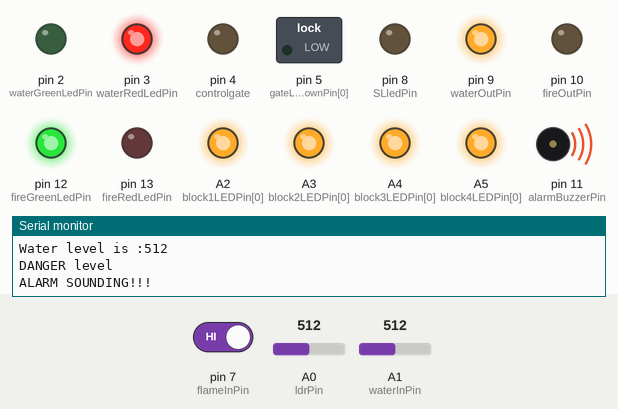
A sketch run on a simulated Arduino Uno, built with avr-gcc and run on an emulated ATmega328P. Parts: switched loads named in the sketch (green lamp = pin HIGH), output pins drawn as LEDs (lit = HIGH), buzzer (waves = sounding, pin HIGH), the last lines printed to the serial monitor. The inputs (shaded band) are chosen by the test bench; at power-on: A1 (waterInPin) = 512, A0 (ldrPin) = 512, pin 7 (flameInPin) HIGH.

Above: at 2.28 s.
2.3 s: A1 (waterInPin) set to 484
5.8 s: A1 (waterInPin) set to 460
At 6.19 s:
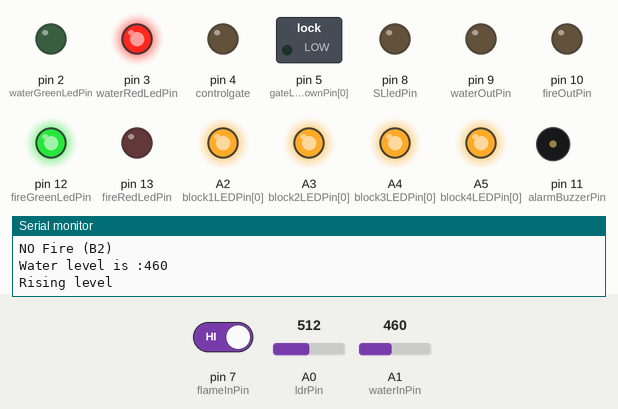
9.3 s: A0 (ldrPin) set to 75
12.8 s: A0 (ldrPin) set to 65
At 13.5 s:
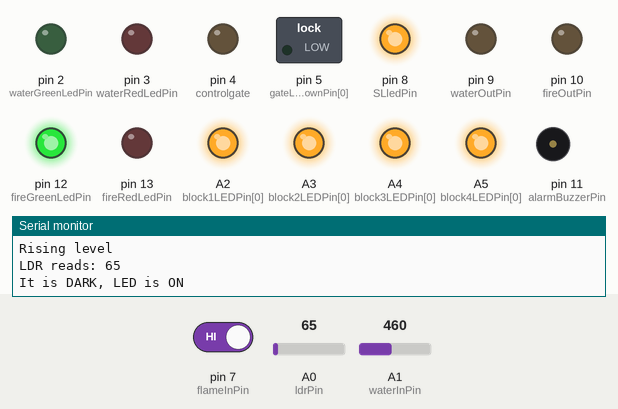
16.3 s: pin 7 (flameInPin) driven LOW
At 19.2 s:
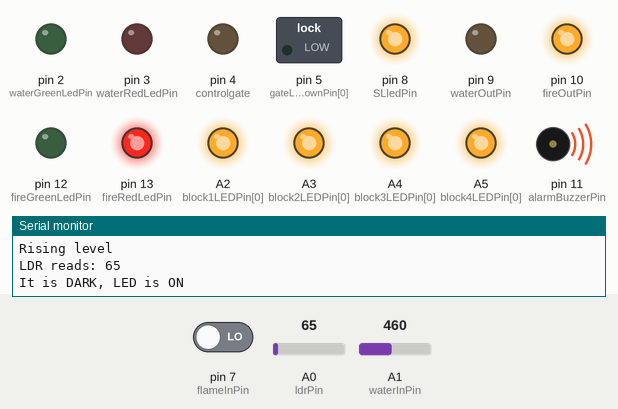
19.8 s: A1 (waterInPin) set to 0
At 21.6 s:
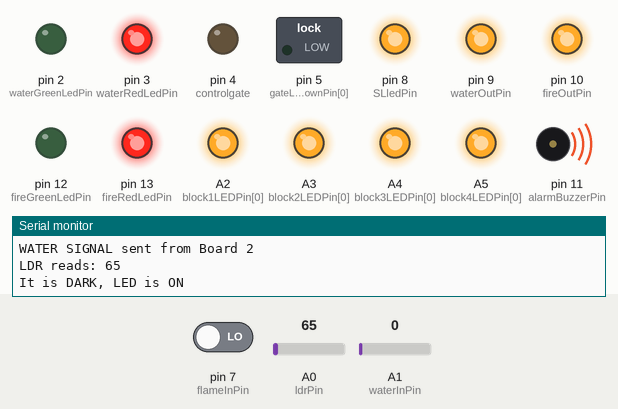
Timing chart, 0 to 24.3 s (numbered marks = the images above; inputs shaded):
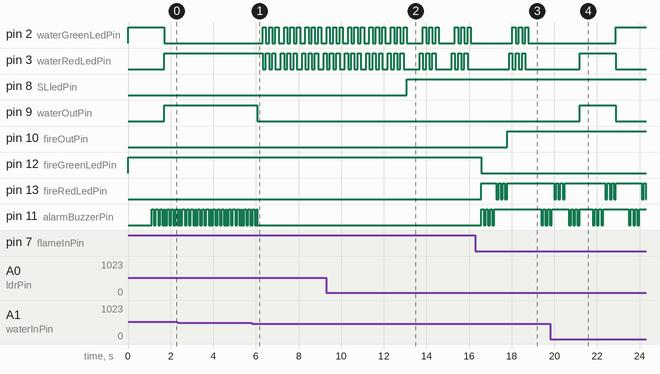

Measured:
- the behaviour switches between 470 and 469 on A1 (waterInPin) (found by bisection; images 0 and 1)
- the behaviour switches between 71 and 70 on A0 (ldrPin) (found by bisection; images 1 and 2)
- after the input at 5.8 s, pin 2 (waterGreenLedPin): LOW → HIGH after 0.52 s, then repeats every 1.0 s: 2 × (LOW 0.15 s, HIGH 0.15 s), LOW 0.25 s, HIGH 0.15 s; pin 3 (waterRedLedPin): HIGH → LOW after 0.52 s, then repeats every 1.0 s: HIGH 0.15 s, LOW 0.15 s, HIGH 0.15 s, LOW 0.25 s, HIGH 0.15 s, LOW 0.15 s
- after the input at 12.8 s, pin 8 (SLledPin): LOW → HIGH after 0.28 s
- after the input at 16.3 s, pin 10 (fireOutPin): LOW → HIGH after 1.5 s; pin 12 (fireGreenLedPin): HIGH → LOW after 0.28 s
- after the input at 19.8 s, pin 9 (waterOutPin): LOW → HIGH after 1.4 s, → LOW 1.7 s later
- by itself, pin 11 (alarmBuzzerPin): repeats every 0.72 s: HIGH 0.02 s, 3 × (LOW 0.10 s, HIGH 0.10 s), LOW 0.10 s

The sketch:

Board2_EnergyEmergency.ino
```cpp
#include <IRremote.h>

#define LDR_LOW_LIMIT 70

IRrecv IR(6);
const int controlgate = 4;
const int SLledPin = 8; // Street Light Led Pin
const int ldrPin = A0;

int ldrStatus = 0;
int ldr_mode = 1; // 1 - LDR mode (default) ;  0 - remote mode
int on_check = 0; // light check for remote switching on/off; default is 0 (off)

int gateLockdownPin[] = {5, 1}; // Gate lockdown pin
int block1LEDPin[] = {A2, 1}; // BLOCK 1 LEDs
int block2LEDPin[] = {A3, 1}; // BLOCK 2 LEDs
int block3LEDPin[] = {A4, 1}; // BLOCK 3 LEDs
int block4LEDPin[] = {A5, 1}; // BLOCK 4 LEDs

unsigned long smsThreshholdTime = 10000; // threshhold for non-stop SMS

const int flameInPin = 7;
const int fireOutPin = 10;

int isFlame = HIGH; // HIGH MEANS NO FIRE b
bool fireDetected = false;
bool firstFire = false; // for foolproofing
bool timeset = false;
unsigned long previousFireTime = 0;
unsigned long fireDetectedTime = 0;
bool smsSentFire = false;

const int waterInPin = A1;
const int waterOutPin = 9;
int waterLevel;

const int alarmBuzzerPin  = 11; // buzzer pin to Board 3
const int fireRedLedPin = 13; // red led for fire alarm
const int fireGreenLedPin = 12;
const int waterRedLedPin = 3; //for water alarm led
const int waterGreenLedPin = 2;

void setup() {
  // setting pin modes
  Serial.begin(9600);
  pinMode(ldrPin, INPUT);
  pinMode(waterInPin, INPUT);
  pinMode(flameInPin, INPUT);

  pinMode(gateLockdownPin[0], OUTPUT);
  pinMode(block1LEDPin[0], OUTPUT);
  pinMode(block2LEDPin[0], OUTPUT);
  pinMode(block3LEDPin[0], OUTPUT);
  pinMode(block4LEDPin[0], OUTPUT);

  pinMode(fireRedLedPin, OUTPUT);
  pinMode(fireGreenLedPin, OUTPUT);
  pinMode(waterRedLedPin, OUTPUT);
  pinMode(waterGreenLedPin, OUTPUT);
  pinMode(SLledPin, OUTPUT);

  pinMode(controlgate, OUTPUT);
  pinMode(alarmBuzzerPin , OUTPUT);
  pinMode(waterOutPin, OUTPUT);
  pinMode(fireOutPin, OUTPUT);

  // initializing ...
  digitalWrite(SLledPin, LOW);
  digitalWrite(fireRedLedPin, LOW);
  digitalWrite(fireGreenLedPin, HIGH);

  digitalWrite(waterRedLedPin, LOW);
  digitalWrite(waterGreenLedPin, HIGH);

  digitalWrite(controlgate, LOW);
  digitalWrite(alarmBuzzerPin , LOW);
  digitalWrite(waterOutPin, LOW);
  digitalWrite(fireOutPin, LOW);

  digitalWrite(gateLockdownPin[0], LOW);
  digitalWrite(block2LEDPin[0], HIGH);
  delay(500);
  digitalWrite(block4LEDPin[0], HIGH);
  delay(300);
  digitalWrite(block3LEDPin[0], HIGH);
  delay(200);
  digitalWrite(block1LEDPin[0], HIGH);

  Serial.println("IR Receive test");
  IR.enableIRIn();
}

void loop() {
  ldrIrHandler();
  fireWaterHandler();
}

void fireWaterHandler()
{
  // taking readings...
  isFlame = digitalRead(flameInPin);
  waterLevel = analogRead(waterInPin);

  // flame control
  if (isFlame == LOW) {
    timeset = false;
    Serial.println("Fire detected (B2)");
    if (!fireDetected) {
      fireDetected = true;
    }
    if (!firstFire && fireDetected) {
      fireDetectedTime = smsThreshholdTime + millis();
      firstFire = true;
    }
    else {
      fireDetectedTime = millis() - previousFireTime;
    }

    digitalWrite(fireGreenLedPin, LOW);
    digitalWrite(fireRedLedPin, HIGH);
    projectAlarm(1);
    for (int i = 0; i < 3; i++)  {
      digitalWrite(fireRedLedPin, HIGH);
      delay(100);
      digitalWrite(fireRedLedPin, LOW);
      delay(100);
    }
    digitalWrite(fireRedLedPin, HIGH);
  }
  else {
    if (!timeset) {
      previousFireTime = millis();
      timeset = true;
    }
    Serial.println("NO Fire (B2)");
    smsSentFire = false; // Reset the SMS flag if there's no fire
    digitalWrite(fireGreenLedPin, HIGH);
    digitalWrite(fireRedLedPin, LOW);
    digitalWrite(fireOutPin, LOW);

    if (waterLevel < 550) {
      projectAlarm(0);
    }

    if (fireDetectedTime >= smsThreshholdTime) {
      fireDetected = false;
      Serial.println("Time up for duplicate checks ");
    }
  }

  // Check if fire has been detected for 15 seconds and an SMS hasn't been sent
  if (fireDetected && fireDetectedTime >= smsThreshholdTime && !smsSentFire) {
    digitalWrite(fireOutPin, HIGH);
    Serial.println("FIRE SIGNAL sent from Board 2");
    smsSentFire = true;
  }
  else if (isFlame == LOW && fireDetectedTime < smsThreshholdTime) {
    Serial.println("--- DUPLICATE FIRE SIGNAL DENIED -----");
    Serial.println("Time is: " + String(fireDetectedTime) + "\n");
  }


  // WATER CHECK
  if (waterLevel < 470) {
    digitalWrite(waterOutPin, LOW);
    if (isFlame == HIGH) {
      projectAlarm(0);
    }
    if (waterLevel < 300) {
      digitalWrite(waterRedLedPin, LOW);
      digitalWrite(waterGreenLedPin, HIGH);
    }
  }

  if (waterLevel == 0) { // SAFE
    Serial.println("Water level is Empty");

  } else if (waterLevel > 0 && waterLevel < 300) {
    Serial.println("Water level is :" + String(waterLevel));

  } else {
    int value1 = analogRead(waterInPin);
    delay(50);
    int value2 = analogRead(waterInPin);
    delay(50);
    int value3 = analogRead(waterInPin);
    waterLevel = (value1 + value2 + value3) / 3;

    if (waterLevel > 300 && waterLevel < 470) {
      Serial.println("Water level is :" + String(waterLevel));
      Serial.println("Rising level");

      // WARNING
      digitalWrite(waterGreenLedPin, LOW);
      for (int i = 0; i < 3; i++)  {
        digitalWrite(waterRedLedPin, HIGH);
        delay(150);
        digitalWrite(waterRedLedPin, LOW);
        digitalWrite(waterGreenLedPin, HIGH);
        delay(150);
        digitalWrite(waterGreenLedPin, LOW);
      }
      digitalWrite(waterRedLedPin, LOW);
      digitalWrite(waterGreenLedPin, LOW);

    } else {
      Serial.println("Water level is :" + String(waterLevel)); // red led
      Serial.println("DANGER level");

      // DANGEROUS LEVEL

      // BUZZER WATER & LED GOES HERE ALARM ON
      projectAlarm(1);
      digitalWrite(waterGreenLedPin, LOW);
      digitalWrite(waterRedLedPin, HIGH);

      digitalWrite(waterOutPin, HIGH);
      Serial.println("WATER SIGNAL sent from Board 2");
    }
  }
}

void ldrIrHandler() {
  if (ldr_mode == 1) {
    ldrStatus = analogRead(ldrPin);
    Serial.println("LDR reads: " + String(ldrStatus));
    if (ldrStatus <= LDR_LOW_LIMIT) {
      digitalWrite(SLledPin, HIGH);
      Serial.println("It is DARK, LED is ON");
      delay(500);
    }
    else {
      digitalWrite(SLledPin, LOW);
      Serial.println("-------LED OFF--------");
    }
  }

  if (IR.decode()) {
    String ir_code = String(IR.decodedIRData.decodedRawData, HEX);
    Serial.println("Key pressed is: " + String(ir_code));

    if (ir_code == "b946ff00") {
      if (ldr_mode == 1) {
        ldr_mode = 0;
        Serial.println("LDR mode is turned off");
      }
      else {
        ldr_mode = 1;
        Serial.println("LDR mode is turned on");
      }
    }

    else if (ir_code == "ba45ff00") {
      if (on_check == 1 && ldr_mode == 0) {
        digitalWrite(SLledPin, LOW);
        Serial.println("SL turned off (manually)");
        on_check = 0;
      }
      else if (on_check == 0 && ldr_mode == 0) {
        digitalWrite(SLledPin, HIGH);
        Serial.println("SL turned on (manually)");
        on_check = 1;
      }
    }

    else if (ir_code == "bb44ff00") {
      Serial.println("GATE opened/closed with remote (to B1)");
      digitalWrite(controlgate, HIGH);
      delay(500);
      digitalWrite(controlgate, LOW);
    }

    else if (ir_code == "b847ff00") {
      switchLight(gateLockdownPin);
      Serial.println("LOCK DOWN MODE turned on/off");
    }
    else if (ir_code == "f30cff00") {
      switchLight(block1LEDPin);
      Serial.println("Block 1 light turned on/off");
    }

    else if (ir_code == "e718ff00") {
      switchLight(block2LEDPin);
      Serial.println("Block 2 light turned on/off");
    }

    else if (ir_code == "a15eff00") {
      switchLight(block3LEDPin);
      Serial.println("Block 3 light turned off");
    }

    else if (ir_code == "f708ff00") {
      switchLight(block4LEDPin);
      Serial.println("Block 4 light turned off");
    }

    IR.resume();
  }
}

void switchLight(int list[]) {
  if (list[1] == 0) {
    digitalWrite(list[0], HIGH);
    list[1] = 1;
  } else {
    digitalWrite(list[0], LOW);
    list[1] = 0;
  }
}

void projectAlarm(int val) {
  if (val == 1) {
    Serial.println("ALARM SOUNDING!!!");
    for (int i = 0; i < 3; i++) {
      digitalWrite(alarmBuzzerPin , HIGH);
      delay(100);
      digitalWrite(alarmBuzzerPin , LOW);
      delay(100);
    }
    digitalWrite(alarmBuzzerPin , HIGH);
  }
  else {
    digitalWrite(alarmBuzzerPin , LOW);
  }
}

/**
   OFF - ba45ff00
   MODE - b946ff00
   MUTE - b847ff00
   PLAY - bb44ff00
   PREV - bf40ff00
   NEXT - bc43ff00
   EQ - f807ff00
   VOL- - ea15ff00
   VOL+ - f609ff00
   0 - e916ff00
   RPT - e619ff00
   U/SD - f20dff00
   1 - f30cff00
   2 - e718ff00
   3 - a15eff00
   4 - f708ff00
   5 - e31cff00
   6 - a55aff00
   7 - bd42ff00
   8 - ad52ff00
   9 - b54aff00
*/
```
